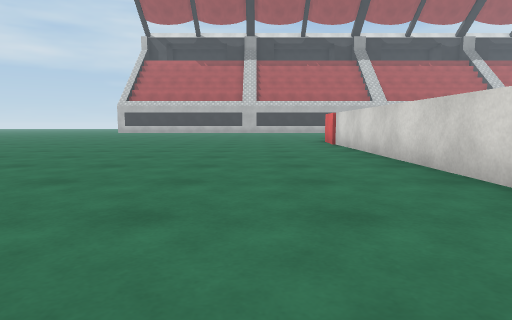
View 1 (above)

18 first-person views from a walk through a 3-D level made in the Unity game engine. The camera is 0.61 m above the floor, tilts 6° down and sees 75° across. The floor is counted in squares, 1 m on a side. Each view is taken from the middle of a square. On the plan, view 1 faces up. The plan holds only what a view shows up to about 10 squares ahead; the rest is blank. The place goes on beyond the plan. Some surface patterns are stand-ins.

View 2
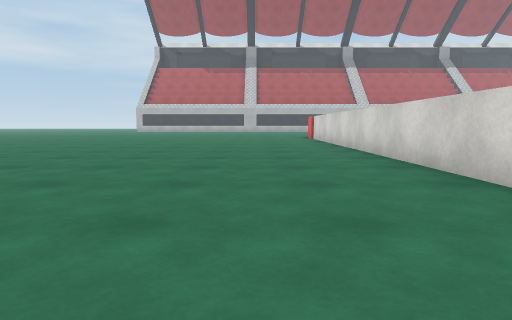

View 3
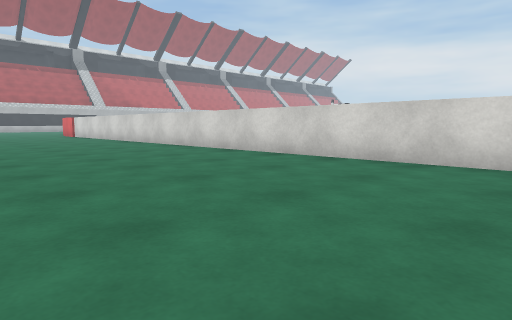

View 4
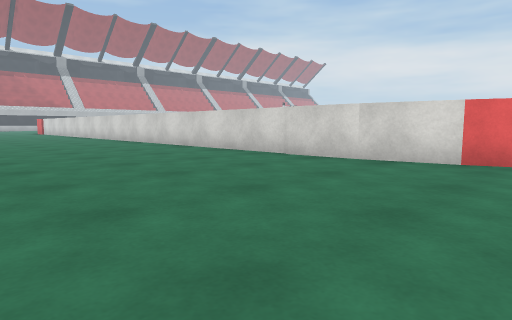

View 5
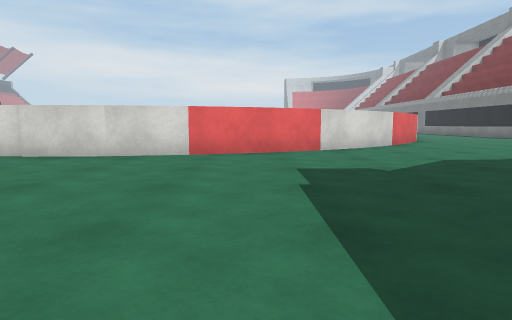

View 6
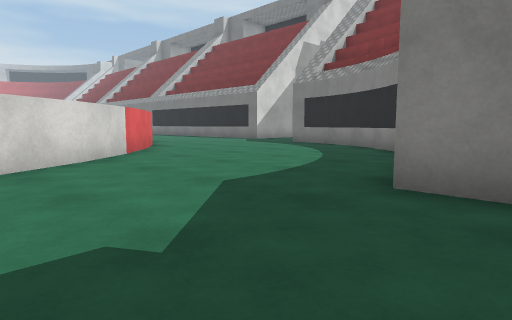

View 7
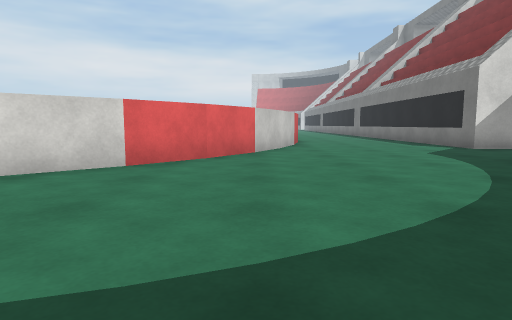

View 8
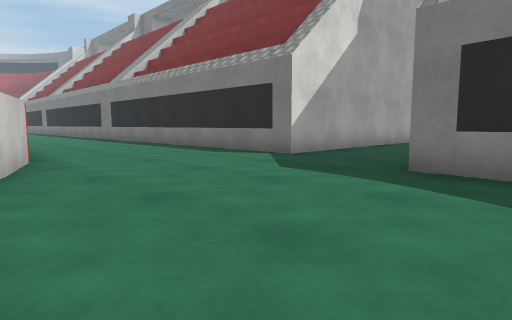

View 9
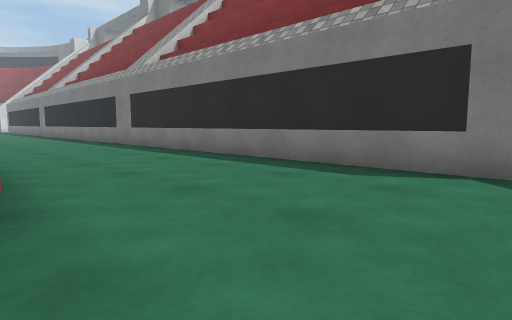

View 10
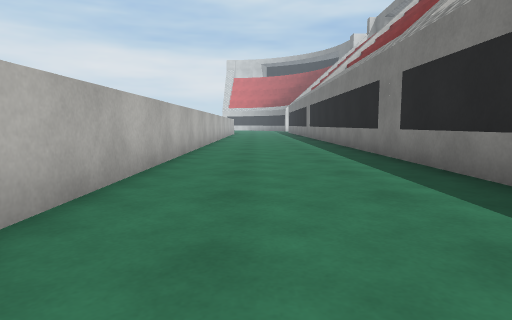

View 11
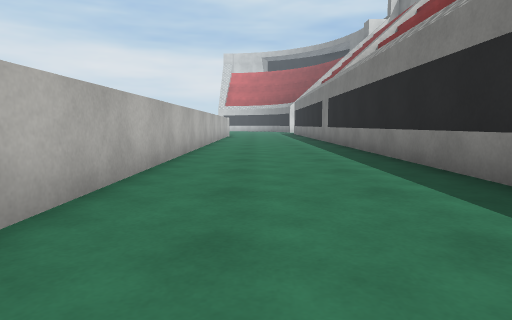

View 12
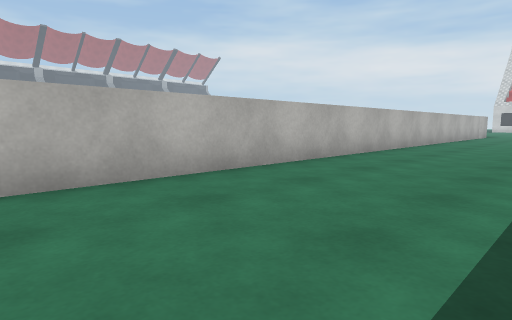

View 13
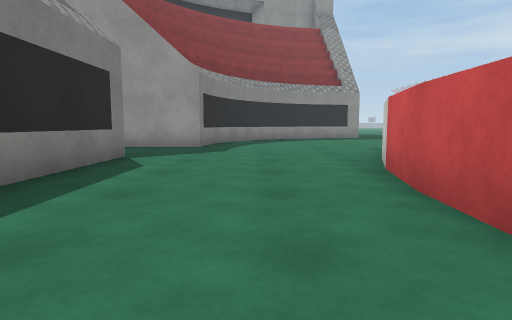

View 14
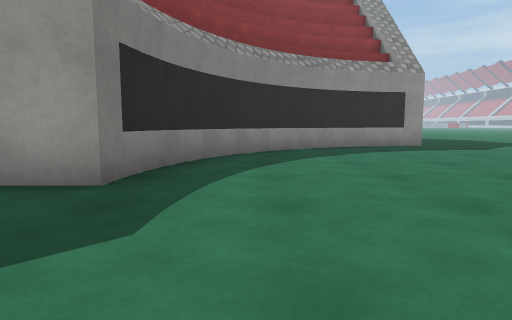

View 15
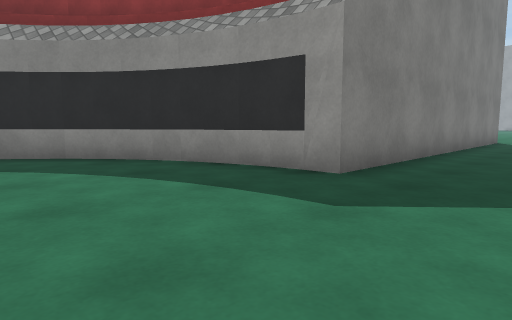

View 16
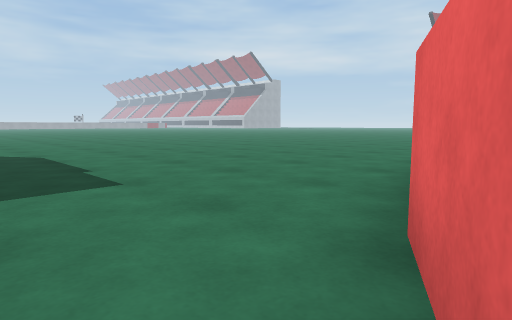

View 17
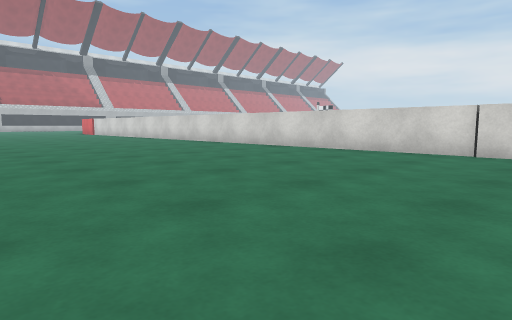

View 18
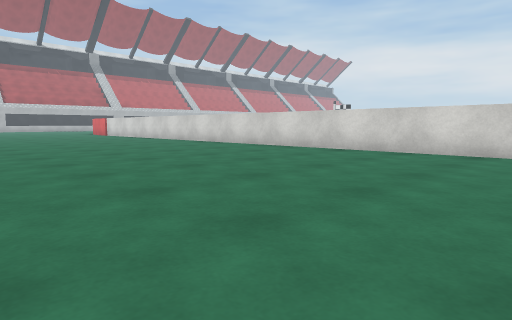

### Floor plan
Points are (right, up) in squares from view 1. A wall is a line through its corners. A room is listed if a view was taken in it or the views show most of it. See-through windows are left out.
Room 1 (views 1, 2, 3, 4, 5, 6, 7, 8, 9, 10, 11, 12, 13, 14, 15, 16, 17, 18)
walls: (2.8, -12.7) (2.5, -11.1) (2.5, 10); (4.9, -16.9) (4, -15.5) (3.3, -14.1) (2.8, -12.6); (6, -18.1) (4.9, -16.8); (0.5, -19.8) (0.7, -20.4); (0.6, -20.4) (1.5, -21.9); (-5.5, -18.2) (0.3, -18.2) (0.5, -19.9); (1.4, -21.8) (1.9, -22.4); (8.4, -20) (7.1, -19.1) (5.9, -18); (1.8, -22.3) (3.1, -23.5); (9.9, -20.7) (8.4, -19.9); (3, -23.4) (4.5, -24.2) (5.1, -24.3); (11.4, -21.2) (9.8, -20.7); (5, -24.4) (6.7, -24.6) (6.7, -26.5); (13, -21.5) (11.3, -21.2); (9.5, -26.5) (9.5, -25.6) (27, -25.6); (27.5, -21.5) (12.9, -21.5)

Where each view was taken, in squares from view 1:
view 1: 0 up, 0 right, facing up
view 2: 4 down, 0 right, facing up
view 3: 8 down, 3 left, facing up-right
view 4: 14 down, 3 left, facing up-right
view 5: 14 down, 4 left, facing right
view 6: 15 down, 1 left, facing down-right
view 7: 20 down, 1 right, facing right
view 8: 20 down, 5 right, facing down-right
view 9: 21 down, 9 right, facing down-right
view 10: 23 down, 13 right, facing right
view 11: 23 down, 17 right, facing right
view 12: 25 down, 17 right, facing up-right
view 13: 23 down, 16 right, facing left
view 14: 23 down, 10 right, facing left
view 15: 16 down, 4 right, facing down-left
view 16: 16 down, 4 right, facing up-left
view 17: 11 down, 5 left, facing up-right
view 18: 9 down, 5 left, facing up-right
